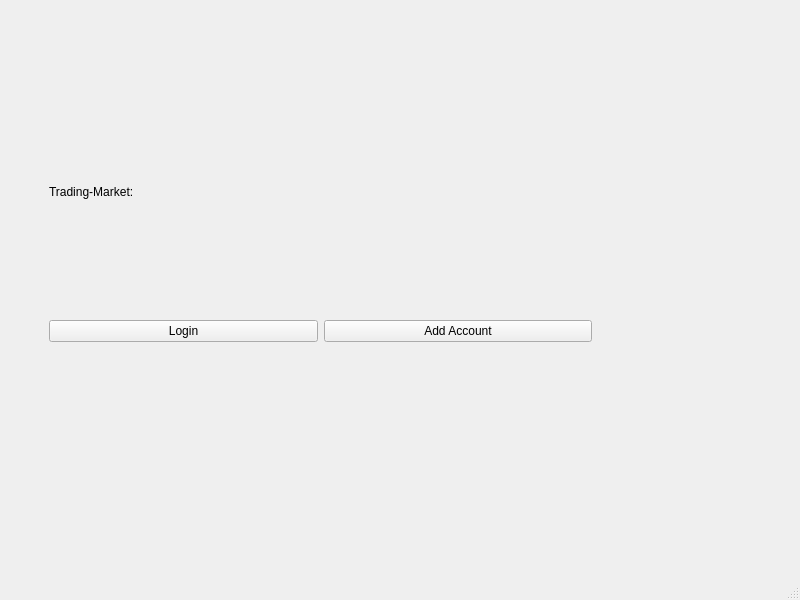
<?xml version="1.0" encoding="UTF-8"?>
<ui version="4.0">
 <class>MainWindow</class>
 <widget class="QMainWindow" name="MainWindow">
  <property name="geometry">
   <rect>
    <x>0</x>
    <y>0</y>
    <width>800</width>
    <height>600</height>
   </rect>
  </property>
  <property name="windowTitle">
   <string>MainWindow</string>
  </property>
  <widget class="QWidget" name="centralwidget">
   <widget class="QStackedWidget" name="stackedWidget">
    <property name="geometry">
     <rect>
      <x>40</x>
      <y>60</y>
      <width>561</width>
      <height>291</height>
     </rect>
    </property>
    <property name="currentIndex">
     <number>1</number>
    </property>
    <widget class="QWidget" name="addAccountPage">
     <layout class="QVBoxLayout" name="verticalLayout_2">
      <item>
       <layout class="QVBoxLayout" name="verticalLayout_4">
        <item>
         <layout class="QVBoxLayout" name="verticalLayout_3">
          <item>
           <layout class="QHBoxLayout" name="horizontalLayout_2">
            <item>
             <widget class="QLabel" name="label_3">
              <property name="text">
               <string>Set password:</string>
              </property>
             </widget>
            </item>
            <item>
             <widget class="QLineEdit" name="passwordLineEdit"/>
            </item>
           </layout>
          </item>
         </layout>
        </item>
        <item>
         <widget class="QPushButton" name="confirmButton">
          <property name="text">
           <string>Confirm</string>
          </property>
         </widget>
        </item>
       </layout>
      </item>
     </layout>
    </widget>
    <widget class="QWidget" name="mainPage">
     <layout class="QVBoxLayout" name="verticalLayout">
      <item>
       <widget class="QLabel" name="label_2">
        <property name="text">
         <string>Trading-Market:</string>
        </property>
       </widget>
      </item>
      <item>
       <layout class="QHBoxLayout" name="horizontalLayout">
        <item>
         <widget class="QPushButton" name="enterLoginButton">
          <property name="text">
           <string>Login</string>
          </property>
         </widget>
        </item>
        <item>
         <widget class="QPushButton" name="addAccountButton">
          <property name="text">
           <string>Add Account</string>
          </property>
         </widget>
        </item>
       </layout>
      </item>
     </layout>
    </widget>
   </widget>
   <widget class="QLabel" name="IDlabel">
    <property name="geometry">
     <rect>
      <x>440</x>
      <y>0</y>
      <width>233</width>
      <height>57</height>
     </rect>
    </property>
    <property name="text">
     <string/>
    </property>
   </widget>
  </widget>
  <widget class="QMenuBar" name="menubar">
   <property name="geometry">
    <rect>
     <x>0</x>
     <y>0</y>
     <width>800</width>
     <height>24</height>
    </rect>
   </property>
  </widget>
  <widget class="QStatusBar" name="statusbar"/>
 </widget>
 <resources/>
 <connections/>
</ui>
